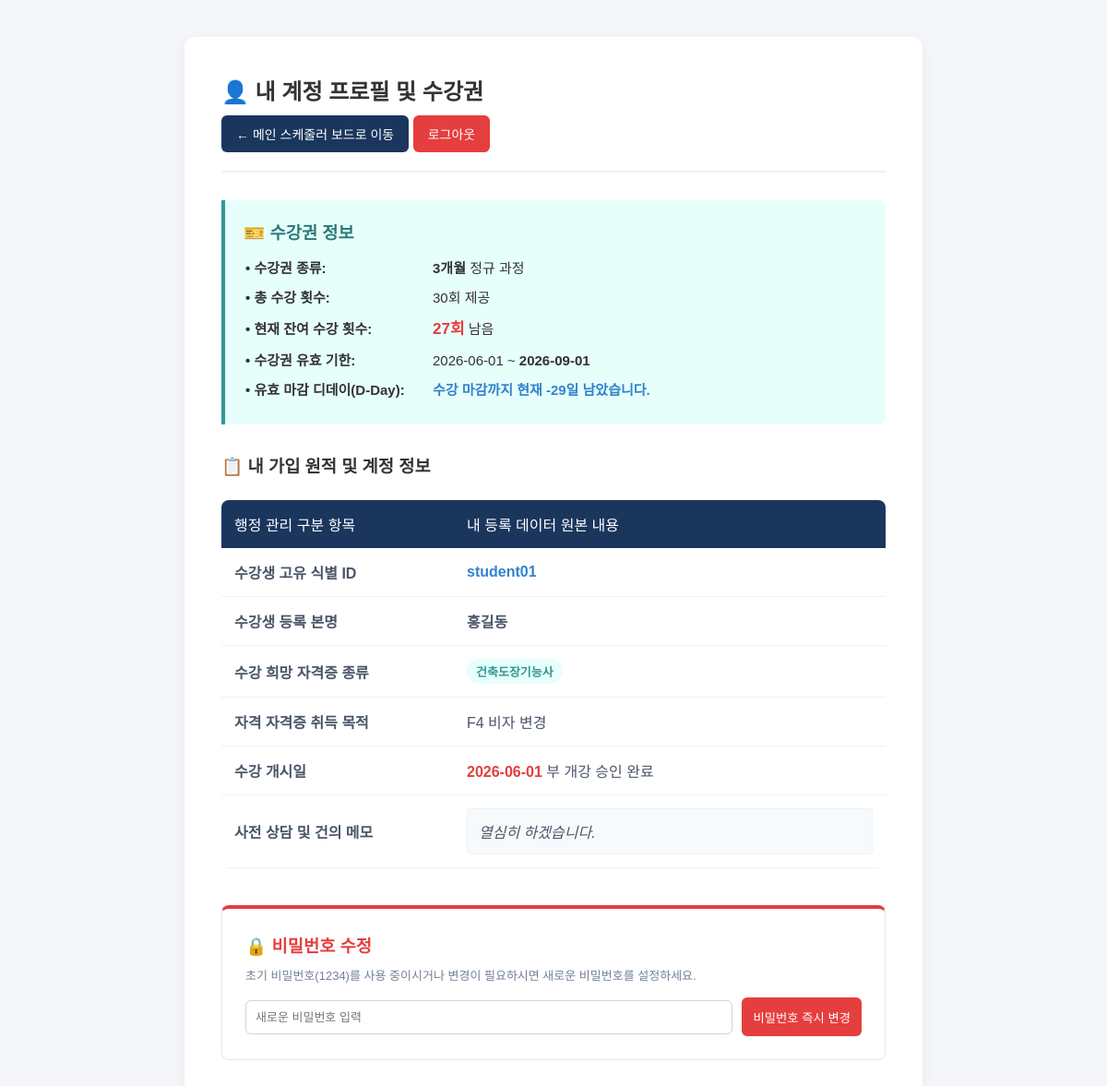
Screenshot of /member_page.php (signed in) with the database file from the repository.
### tables this page shows
CREATE TABLE `tickets` (
  `ticket_id` int(11) NOT NULL AUTO_INCREMENT,
  `user_id` varchar(15) NOT NULL,
  `months` int(11) DEFAULT '3',
  `total_count` int(11) DEFAULT '30',
  `remaining_count` int(11) DEFAULT '30',
  `expiry_date` date DEFAULT NULL,
  PRIMARY KEY (`ticket_id`),
  KEY `user_id` (`user_id`),
  CONSTRAINT `tickets_ibfk_1` FOREIGN KEY (`user_id`) REFERENCES `users` (`user_id`) ON DELETE CASCADE
);

CREATE TABLE `users` (
  `user_id` varchar(15) NOT NULL,
  `pwd` varchar(255) NOT NULL,
  `name` varchar(20) NOT NULL,
  `user_level` enum('student','admin') DEFAULT 'student',
  `interests` varchar(100) DEFAULT NULL,
  `purpose` varchar(100) DEFAULT NULL,
  `start_date` date DEFAULT NULL,
  `memo` text,
  PRIMARY KEY (`user_id`)
);

### member_page.php (the view, shortened to what this page needs)
<?php
include './db_connect.php';
$user_id = $_SESSION['user_id'];
$query = "SELECT u.*, t.months, t.total_count, t.remaining_count, t.expiry_date
          FROM users u
          JOIN tickets t ON u.user_id = t.user_id
          WHERE u.user_id = '$user_id'";
$result = mysqli_query($conn, $query);
$row = mysqli_fetch_assoc($result);
$today = new DateTime();
$expiry = new DateTime($row['expiry_date']);
$interval = $today->diff($expiry);
$days_left = $interval->format('%r%a');
?>
<!DOCTYPE html>
<html lang="ko">
<head>
    <link rel="stylesheet" href="css/style.css">
</head>
<body>
    <div class="container" style="max-width: 800px;">
        <header>
            <h2>👤 내 계정 프로필 및 수강권</h2>
            <p style="margin-top:10px;">
                <a href="./index.php" class="btn active" style="background:#1a365d; color:white;">← 메인 스케줄러 보드로 이동</a>
                <a href="./logout.php" class="btn" style="background:#e53e3e; color:white;">로그아웃</a>
            </p>
        </header>
        <div class="profile-card" style="border-left-color: #319795; background: #e6fffa; margin-bottom: 30px;">
            <h3 style="color:#2c7a7b; margin-bottom:10px;">🎫 수강권 정보</h3>
            <table style="width:100%; font-size:15px; line-height:2;">
                <tr><td style="width:30%; font-weight:bold;">• 수강권 종류:</td><td><b><?php echo $row['months']; ?>개월</b> 정규 과정</td></tr>
                <tr><td style="font-weight:bold;">• 총 수강 횟수:</td><td><?php echo $row['total_count']; ?>회 제공</td></tr>
                <tr><td style="font-weight:bold;">• 현재 잔여 수강 횟수:</td><td><span style="color:#e53e3e; font-weight:bold; font-size:17px;"><?php echo $row['remaining_count']; ?>회</span> 남음</td></tr>
                <tr><td style="font-weight:bold;">• 수강권 유효 기한:</td><td><?php echo $row['start_date']; ?> ~ <b><?php echo $row['expiry_date']; ?></b></td></tr>
                <tr><td style="font-weight:bold;">• 유효 마감 디데이(D-Day):</td><td><b style="color:#3182ce;">수강 마감까지 현재 <?php echo $days_left; ?>일 남았습니다.</b></td></tr>
            </table>
        </div>
        <h3>📋 내 가입 원적 및 계정 정보</h3>
        <table class="styled-table" style="margin-bottom: 40px;">
            <thead>
                <tr><th style="width:35%;">행정 관리 구분 항목</th><th>내 등록 데이터 원본 내용</th></tr>
            </thead>
            <tbody>
                <tr><td><b>수강생 고유 식별 ID</b></td><td><span class="count-highlight"><?php echo htmlspecialchars($row['user_id']); ?></span></td></tr>
                <tr><td><b>수강생 등록 본명</b></td><td><b><?php echo htmlspecialchars($row['name']); ?></b></td></tr>
                <tr><td><b>수강 희망 자격증 종류</b></td><td><span class="badge ing" style="font-size:13px;"><?php echo htmlspecialchars($row['interests']); ?></span></td></tr>
                <tr><td><b>자격 자격증 취득 목적</b></td><td><?php echo htmlspecialchars($row['purpose']); ?></td></tr>
                <tr><td><b>수강 개시일</b></td><td><span class="date-highlight"><?php echo $row['start_date']; ?></span> 부 개강 승인 완료</td></tr>
                <tr><td><b>사전 상담 및 건의 메모</b></td><td><div style="background:#f7fafc; padding:12px; border:1px solid #edf2f7; border-radius:4px; font-style:italic; color:#4a5568;"><?php echo nl2br(htmlspecialchars($row['memo'] ? $row['memo'] : '제출된 사전 건의 메모 사항이 없습니다.')); ?></div></td></tr>
            </tbody>
        </table>
        <div class="form-box" style="background:#fff; border:1px solid #e2e8f0; padding:25px; border-radius:8px; border-top: 4px solid #e53e3e;">
            <h3 style="color:#e53e3e; margin-bottom:10px;">🔒 비밀번호 수정 </h3>
            <p style="color:#718096; font-size:13px; margin-bottom:15px;">초기 비밀번호(1234)를 사용 중이시거나 변경이 필요하시면 새로운 비밀번호를 설정하세요.</p>
            <form action="./update_pwd.php" method="POST" style="display: flex; gap: 10px; align-items: center;">
                <div style="flex: 1;">
                    <input type="password" name="new_pwd" placeholder="새로운 비밀번호 입력" required class="input-table" style="width:100%; margin-bottom:0;">
                </div>
                <button type="submit" class="btn-update" style="background:#e53e3e; height: 42px; white-space: nowrap;">비밀번호 즉시 변경</button>
            </form>
        </div>
    </div>
</body>
</html>

### style.css (style rules this page uses)
* { margin: 0; padding: 0; box-sizing: border-box; font-family: 'Noto Sans KR', sans-serif; }
body { background-color: #f4f6f9; color: #333; padding: 40px 20px; }
.container { max-width: 1000px; margin: 0 auto; background: #ffffff; padding: 40px; border-radius: 12px; box-shadow: 0 4px 16px rgba(0,0,0,0.05); }
header { margin-bottom: 30px; border-bottom: 2px solid #edf2f7; padding-bottom: 20px; }
.styled-table { width: 100%; border-collapse: collapse; margin: 25px 0; border-radius: 8px; overflow: hidden; }
.styled-table th { background-color: #1a365d; color: white; padding: 14px; font-weight: 500; text-align: left; }
.styled-table td { padding: 14px; border-bottom: 1px solid #edf2f7; color: #4a5568; }
.badge { display: inline-block; padding: 4px 10px; font-size: 12px; font-weight: 600; border-radius: 20px; }
.badge.ing { background-color: #e6fffa; color: #319795; }
.btn, .btn-apply, .btn-delete, .btn-s { text-decoration: none; border-radius: 6px; border: none; cursor: pointer; display: inline-block; font-weight: 500; }
.btn { padding: 10px 16px; background: #edf2f7; color: #4a5568; font-size: 14px; }
.btn.active { background: #3182ce; color: white; }
.btn-update { padding: 6px 12px; background: #319795; color: white; border: none; border-radius: 6px; cursor: pointer; }
.profile-card { background: #f8fafc; border-left: 4px solid #1a365d; padding: 20px; margin-bottom: 25px; border-radius: 0 8px 8px 0; }
.date-highlight { color: #e53e3e; font-weight: bold; }
.count-highlight { color: #3182ce; font-weight: bold; }
.form-box { margin-top: 20px; }
.form-box input[type="text"], .form-box input[type="password"], .form-box input[type="date"], .form-box select, .form-box textarea { width: 100%; padding: 10px; border: 1px solid #cbd5e0; border-radius: 6px; background: #fff; }
.input-table { padding: 4px; border: 1px solid #cbd5e0; border-radius: 4px; font-size: 13px; }

### rows the page displays
tickets: months "3", total_count "30", remaining_count "27", user.start_date "2026-06-01", expiry_date "2026-09-01", user.user_id "student01", user.name "홍길동", user.interests "건축도장기능사", user.purpose "F4 비자 변경", user.memo "열심히 하겠습니다."
